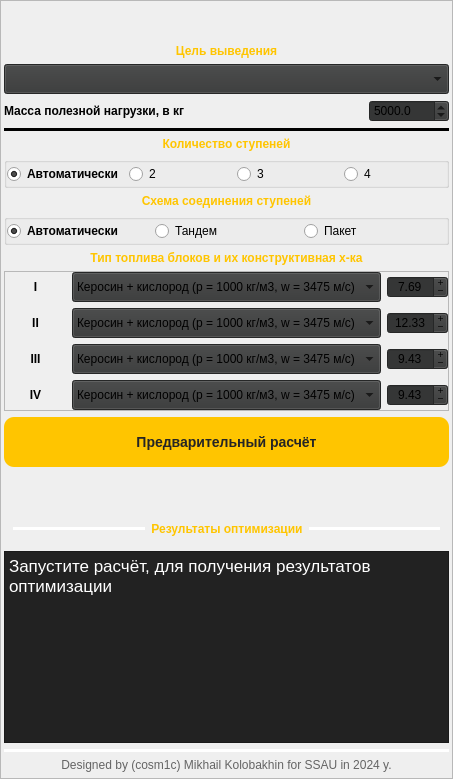
    <widget class="QFrame" name="frame">
     <property name="maximumSize">
      <size>
       <width>400</width>
       <height>16777215</height>
      </size>
     </property>
     <property name="frameShape">
      <enum>QFrame::StyledPanel</enum>
     </property>
     <property name="frameShadow">
      <enum>QFrame::Raised</enum>
     </property>
     <layout class="QGridLayout" name="gridLayout_2">
      <property name="leftMargin">
       <number>3</number>
      </property>
      <property name="topMargin">
       <number>3</number>
      </property>
      <property name="rightMargin">
       <number>3</number>
      </property>
      <property name="bottomMargin">
       <number>6</number>
      </property>
      <item row="15" column="0" colspan="2">
       <widget class="Line" name="line_3">
        <property name="font">
         <font>
          <bold>false</bold>
         </font>
        </property>
        <property name="styleSheet">
         <string notr="true">color: rgb(255, 255, 255)</string>
        </property>
        <property name="frameShadow">
         <enum>QFrame::Plain</enum>
        </property>
        <property name="lineWidth">
         <number>5</number>
        </property>
        <property name="orientation">
         <enum>Qt::Horizontal</enum>
        </property>
       </widget>
      </item>
      <item row="11" column="0" colspan="2">
       <widget class="QPushButton" name="calculate">
        <property name="minimumSize">
         <size>
          <width>0</width>
          <height>50</height>
         </size>
        </property>
        <property name="font">
         <font>
          <pointsize>-1</pointsize>
          <bold>true</bold>
         </font>
        </property>
        <property name="autoFillBackground">
         <bool>false</bool>
        </property>
        <property name="styleSheet">
         <string notr="true">QPushButton {
    border-radius:  10px;
    background-color:  rgb(255, 197, 0);
    color:  rgb(37, 37, 37);
    font-size:  14px;
}

QPushButton:pressed {
    background-color:  rgb(118, 118, 118);
    color:  rgb(255, 255, 255);
}</string>
        </property>
        <property name="text">
         <string>Предварительный расчёт</string>
        </property>
       </widget>
      </item>
      <item row="3" column="0">
       <widget class="QLabel" name="label_3">
        <property name="font">
         <font>
          <bold>true</bold>
         </font>
        </property>
        <property name="text">
         <string>Масса полезной нагрузки, в кг</string>
        </property>
       </widget>
      </item>
      <item row="6" column="0" colspan="2">
       <widget class="QGroupBox" name="groupBox_step">
        <property name="title">
         <string/>
        </property>
        <layout class="QGridLayout" name="gridLayout_3">
         <property name="leftMargin">
          <number>0</number>
         </property>
         <property name="topMargin">
          <number>0</number>
         </property>
         <property name="rightMargin">
          <number>0</number>
         </property>
         <property name="bottomMargin">
          <number>0</number>
         </property>
         <item row="1" column="3">
          <widget class="QRadioButton" name="step_4">
           <property name="text">
            <string>4</string>
           </property>
          </widget>
         </item>
         <item row="1" column="1">
          <widget class="QRadioButton" name="step_2">
           <property name="text">
            <string>2</string>
           </property>
          </widget>
         </item>
         <item row="1" column="2">
          <widget class="QRadioButton" name="step_3">
           <property name="text">
            <string>3</string>
           </property>
          </widget>
         </item>
         <item row="1" column="0">
          <widget class="QRadioButton" name="step_auto">
           <property name="font">
            <font>
             <bold>true</bold>
            </font>
           </property>
           <property name="text">
            <string>Автоматически</string>
           </property>
           <property name="checked">
            <bool>true</bool>
           </property>
          </widget>
         </item>
        </layout>
       </widget>
      </item>
      <item row="12" column="0" colspan="2">
       <spacer name="verticalSpacer">
        <property name="orientation">
         <enum>Qt::Vertical</enum>
        </property>
        <property name="sizeHint" stdset="0">
         <size>
          <width>20</width>
          <height>40</height>
         </size>
        </property>
       </spacer>
      </item>
      <item row="4" column="0" colspan="2">
       <widget class="Line" name="line">
        <property name="font">
         <font>
          <bold>false</bold>
         </font>
        </property>
        <property name="autoFillBackground">
         <bool>false</bool>
        </property>
        <property name="frameShadow">
         <enum>QFrame::Plain</enum>
        </property>
        <property name="lineWidth">
         <number>5</number>
        </property>
        <property name="orientation">
         <enum>Qt::Horizontal</enum>
        </property>
       </widget>
      </item>
      <item row="8" column="0" colspan="2">
       <widget class="QGroupBox" name="groupBox_scheme_rocket">
        <property name="title">
         <string/>
        </property>
        <layout class="QGridLayout" name="gridLayout_4">
         <property name="leftMargin">
          <number>0</number>
         </property>
         <property name="topMargin">
          <number>0</number>
         </property>
         <property name="rightMargin">
          <number>0</number>
         </property>
         <property name="bottomMargin">
          <number>0</number>
         </property>
         <item row="1" column="2">
          <widget class="QRadioButton" name="scheme_pack">
           <property name="text">
            <string>Пакет</string>
           </property>
          </widget>
         </item>
         <item row="1" column="1">
          <widget class="QRadioButton" name="scheme_tandem">
           <property name="text">
            <string>Тандем</string>
           </property>
           <property name="checked">
            <bool>false</bool>
           </property>
          </widget>
         </item>
         <item row="1" column="0">
          <widget class="QRadioButton" name="scheme_auto">
           <property name="font">
            <font>
             <bold>true</bold>
            </font>
           </property>
           <property name="text">
            <string>Автоматически</string>
           </property>
           <property name="checked">
            <bool>true</bool>
           </property>
          </widget>
         </item>
        </layout>
       </widget>
      </item>
      <item row="13" column="0" colspan="2">
       <widget class="QWidget" name="widget_3" native="true">
        <layout class="QGridLayout" name="gridLayout_5">
         <item row="0" column="0">
          <widget class="Line" name="line_4">
           <property name="font">
            <font>
             <bold>false</bold>
            </font>
           </property>
           <property name="styleSheet">
            <string notr="true">color: rgb(255, 255, 255)</string>
           </property>
           <property name="frameShadow">
            <enum>QFrame::Plain</enum>
           </property>
           <property name="lineWidth">
            <number>5</number>
           </property>
           <property name="orientation">
            <enum>Qt::Horizontal</enum>
           </property>
          </widget>
         </item>
         <item row="0" column="1">
          <widget class="QLabel" name="label_40">
           <property name="font">
            <font>
             <bold>true</bold>
            </font>
           </property>
           <property name="styleSheet">
            <string notr="true">color: rgb(255, 197, 0);</string>
           </property>
           <property name="text">
            <string>Результаты оптимизации</string>
           </property>
           <property name="alignment">
            <set>Qt::AlignCenter</set>
           </property>
          </widget>
         </item>
         <item row="0" column="2">
          <widget class="Line" name="line_5">
           <property name="font">
            <font>
             <bold>false</bold>
            </font>
           </property>
           <property name="styleSheet">
            <string notr="true">color: rgb(255, 255, 255)</string>
           </property>
           <property name="frameShadow">
            <enum>QFrame::Plain</enum>
           </property>
           <property name="lineWidth">
            <number>5</number>
           </property>
           <property name="orientation">
            <enum>Qt::Horizontal</enum>
           </property>
          </widget>
         </item>
        </layout>
       </widget>
      </item>
      <item row="7" column="0" colspan="2">
       <widget class="QLabel" name="label_4">
        <property name="font">
         <font>
          <bold>true</bold>
         </font>
        </property>
        <property name="styleSheet">
         <string notr="true">color: rgb(255, 197, 0);</string>
        </property>
        <property name="text">
         <string>Схема соединения ступеней</string>
        </property>
        <property name="alignment">
         <set>Qt::AlignCenter</set>
        </property>
       </widget>
      </item>
      <item row="3" column="1">
       <widget class="QDoubleSpinBox" name="SpinBox_mass_PN">
        <property name="maximumSize">
         <size>
          <width>80</width>
          <height>16777215</height>
         </size>
        </property>
        <property name="styleSheet">
         <string notr="true">background-color: rgb(53, 54, 54);</string>
        </property>
        <property name="decimals">
         <number>1</number>
        </property>
        <property name="minimum">
         <double>100.000000000000000</double>
        </property>
        <property name="maximum">
         <double>20000.000000000000000</double>
        </property>
        <property name="singleStep">
         <double>500.000000000000000</double>
        </property>
        <property name="stepType">
         <enum>QAbstractSpinBox::AdaptiveDecimalStepType</enum>
        </property>
        <property name="value">
         <double>5000.000000000000000</double>
        </property>
       </widget>
      </item>
      <item row="16" column="0" colspan="2">
       <widget class="QLabel" name="label_13">
        <property name="styleSheet">
         <string notr="true">color: rgb(100, 100, 100);</string>
        </property>
        <property name="text">
         <string>Designed by (cosm1c) Mikhail Kolobakhin for SSAU in 2024 y.</string>
        </property>
        <property name="alignment">
         <set>Qt::AlignCenter</set>
        </property>
       </widget>
      </item>
      <item row="0" column="0" colspan="2">
       <spacer name="verticalSpacer_2">
        <property name="orientation">
         <enum>Qt::Vertical</enum>
        </property>
        <property name="sizeHint" stdset="0">
         <size>
          <width>20</width>
          <height>40</height>
         </size>
        </property>
       </spacer>
      </item>
      <item row="5" column="0" colspan="2">
       <widget class="QLabel" name="label_2">
        <property name="font">
         <font>
          <bold>true</bold>
         </font>
        </property>
        <property name="styleSheet">
         <string notr="true">color: rgb(255, 197, 0);</string>
        </property>
        <property name="text">
         <string>Количество ступеней</string>
        </property>
        <property name="alignment">
         <set>Qt::AlignCenter</set>
        </property>
       </widget>
      </item>
      <item row="1" column="0" colspan="2">
       <widget class="QLabel" name="label">
        <property name="font">
         <font>
          <bold>true</bold>
         </font>
        </property>
        <property name="styleSheet">
         <string notr="true">color: rgb(255, 197, 0);</string>
        </property>
        <property name="text">
         <string>Цель выведения</string>
        </property>
        <property name="alignment">
         <set>Qt::AlignCenter</set>
        </property>
       </widget>
      </item>
      <item row="2" column="0" colspan="2">
       <widget class="QComboBox" name="comboBox_target">
        <property name="minimumSize">
         <size>
          <width>0</width>
          <height>30</height>
         </size>
        </property>
        <property name="autoFillBackground">
         <bool>false</bool>
        </property>
        <property name="styleSheet">
         <string notr="true">background-color: rgb(53, 54, 54);</string>
        </property>
        <property name="placeholderText">
         <string>Выберите желаемую цель выведения</string>
        </property>
        <item>
         <property name="text">
          <string>На низкую круговую орбиту (9,2 км/с)</string>
         </property>
        </item>
        <item>
         <property name="text">
          <string>На элептическую орбиту с апогеем 40 000 км (12,3 км/с)</string>
         </property>
        </item>
        <item>
         <property name="text">
          <string>На стационарную орбиту (13,7 км/с)</string>
         </property>
        </item>
        <item>
         <property name="text">
          <string>За пределы сферы действия Земли (искусственная планета) (12,5 км/с)</string>
         </property>
        </item>
        <item>
         <property name="text">
          <string>Облёт Луны (13,5 км/с)</string>
         </property>
        </item>
        <item>
         <property name="text">
          <string>Выведение КА на селеноцентрическую орбиту (спутник Луны) (13,8 км/с)</string>
         </property>
        </item>
        <item>
         <property name="text">
          <string>Полёт КА к Луне с посадкой на поверхность (16,5 км/с)</string>
         </property>
        </item>
        <item>
         <property name="text">
          <string>Полёт КА вблизи или с посадкой Марса (Венеры)  (13,5 км/с)</string>
         </property>
        </item>
       </widget>
      </item>
      <item row="10" column="0" colspan="2">
       <widget class="QFrame" name="frame_2">
        <property name="frameShape">
         <enum>QFrame::StyledPanel</enum>
        </property>
        <property name="frameShadow">
         <enum>QFrame::Raised</enum>
        </property>
        <layout class="QGridLayout" name="gridLayout_11">
         <property name="leftMargin">
          <number>0</number>
         </property>
         <property name="topMargin">
          <number>0</number>
         </property>
         <property name="rightMargin">
          <number>0</number>
         </property>
         <property name="bottomMargin">
          <number>0</number>
         </property>
         <item row="2" column="0">
          <widget class="QLabel" name="label_39">
           <property name="font">
            <font>
             <bold>true</bold>
            </font>
           </property>
           <property name="text">
            <string>III</string>
           </property>
           <property name="alignment">
            <set>Qt::AlignCenter</set>
           </property>
          </widget>
         </item>
         <item row="3" column="1">
          <widget class="QComboBox" name="fuel_4">
           <property name="minimumSize">
            <size>
             <width>0</width>
             <height>30</height>
            </size>
           </property>
           <property name="autoFillBackground">
            <bool>false</bool>
           </property>
           <property name="styleSheet">
            <string notr="true">background-color: rgb(53, 54, 54);</string>
           </property>
           <property name="placeholderText">
            <string/>
           </property>
           <item>
            <property name="text">
             <string>Керосин + кислород (p = 1000 кг/м3, w = 3475 м/с)</string>
            </property>
           </item>
           <item>
            <property name="text">
             <string>Водород + кислород (p = 200 кг/м3, w = 4500 м/с)</string>
            </property>
           </item>
           <item>
            <property name="text">
             <string>СПГ + кислород (p = 820 кг/м3, w = 3740 м/с)</string>
            </property>
           </item>
           <item>
            <property name="text">
             <string>НДМГ + 4NO2 (p = 1280 кг/м3, w = 2795 м/с)</string>
            </property>
           </item>
          </widget>
         </item>
         <item row="1" column="0">
          <widget class="QLabel" name="label_38">
           <property name="font">
            <font>
             <bold>true</bold>
            </font>
           </property>
           <property name="text">
            <string>II</string>
           </property>
           <property name="alignment">
            <set>Qt::AlignCenter</set>
           </property>
          </widget>
         </item>
         <item row="3" column="0">
          <widget class="QLabel" name="label_36">
           <property name="font">
            <font>
             <bold>true</bold>
            </font>
           </property>
           <property name="text">
            <string>IV</string>
           </property>
           <property name="alignment">
            <set>Qt::AlignCenter</set>
           </property>
          </widget>
         </item>
         <item row="1" column="1">
          <widget class="QComboBox" name="fuel_2">
           <property name="minimumSize">
            <size>
             <width>0</width>
             <height>30</height>
            </size>
           </property>
           <property name="autoFillBackground">
            <bool>false</bool>
           </property>
           <property name="styleSheet">
            <string notr="true">background-color: rgb(53, 54, 54);</string>
           </property>
           <property name="placeholderText">
            <string/>
           </property>
           <item>
            <property name="text">
             <string>Керосин + кислород (p = 1000 кг/м3, w = 3475 м/с)</string>
            </property>
           </item>
           <item>
            <property name="text">
             <string>Водород + кислород (p = 200 кг/м3, w = 4500 м/с)</string>
            </property>
           </item>
           <item>
            <property name="text">
             <string>СПГ + кислород (p = 820 кг/м3, w = 3740 м/с)</string>
            </property>
           </item>
           <item>
            <property name="text">
             <string>НДМГ + 4NO2 (p = 1280 кг/м3, w = 2795 м/с)</string>
            </property>
           </item>
          </widget>
         </item>
         <item row="0" column="0">
          <widget class="QLabel" name="label_37">
           <property name="font">
            <font>
             <bold>true</bold>
            </font>
           </property>
           <property name="text">
            <string>I</string>
           </property>
           <property name="alignment">
            <set>Qt::AlignCenter</set>
           </property>
          </widget>
         </item>
         <item row="0" column="1">
          <widget class="QComboBox" name="fuel_1">
           <property name="minimumSize">
            <size>
             <width>0</width>
             <height>30</height>
            </size>
           </property>
           <property name="autoFillBackground">
            <bool>false</bool>
           </property>
           <property name="styleSheet">
            <string notr="true">background-color: rgb(53, 54, 54);</string>
           </property>
           <property name="placeholderText">
            <string/>
           </property>
           <item>
            <property name="text">
             <string>Керосин + кислород (p = 1000 кг/м3, w = 3475 м/с)</string>
            </property>
           </item>
           <item>
            <property name="text">
             <string>Водород + кислород (p = 200 кг/м3, w = 4500 м/с)</string>
            </property>
           </item>
           <item>
            <property name="text">
             <string>СПГ + кислород (p = 820 кг/м3, w = 3740 м/с)</string>
            </property>
           </item>
           <item>
            <property name="text">
             <string>НДМГ + 4NO2 (p = 1280 кг/м3, w = 2795 м/с)</string>
            </property>
           </item>
          </widget>
         </item>
         <item row="2" column="1">
          <widget class="QComboBox" name="fuel_3">
           <property name="minimumSize">
            <size>
             <width>0</width>
             <height>30</height>
            </size>
           </property>
           <property name="autoFillBackground">
            <bool>false</bool>
           </property>
           <property name="styleSheet">
            <string notr="true">background-color: rgb(53, 54, 54);</string>
           </property>
           <property name="placeholderText">
            <string/>
           </property>
           <item>
            <property name="text">
             <string>Керосин + кислород (p = 1000 кг/м3, w = 3475 м/с)</string>
            </property>
           </item>
           <item>
            <property name="text">
             <string>Водород + кислород (p = 200 кг/м3, w = 4500 м/с)</string>
            </property>
           </item>
           <item>
            <property name="text">
             <string>СПГ + кислород (p = 820 кг/м3, w = 3740 м/с)</string>
            </property>
           </item>
           <item>
            <property name="text">
             <string>НДМГ + 4NO2 (p = 1280 кг/м3, w = 2795 м/с)</string>
            </property>
           </item>
          </widget>
         </item>
         <item row="0" column="2">
          <widget class="QDoubleSpinBox" name="s1">
           <property name="styleSheet">
            <string notr="true">background-color: rgb(53, 54, 54);</string>
           </property>
           <property name="alignment">
            <set>Qt::AlignCenter</set>
           </property>
           <property name="buttonSymbols">
            <enum>QAbstractSpinBox::PlusMinus</enum>
           </property>
           <property name="stepType">
            <enum>QAbstractSpinBox::AdaptiveDecimalStepType</enum>
           </property>
           <property name="value">
            <double>7.690000000000000</double>
           </property>
          </widget>
         </item>
         <item row="1" column="2">
          <widget class="QDoubleSpinBox" name="s2">
           <property name="styleSheet">
            <string notr="true">background-color: rgb(53, 54, 54);</string>
           </property>
           <property name="alignment">
            <set>Qt::AlignCenter</set>
           </property>
           <property name="buttonSymbols">
            <enum>QAbstractSpinBox::PlusMinus</enum>
           </property>
           <property name="stepType">
            <enum>QAbstractSpinBox::AdaptiveDecimalStepType</enum>
           </property>
           <property name="value">
            <double>12.330000000000000</double>
           </property>
          </widget>
         </item>
         <item row="2" column="2">
          <widget class="QDoubleSpinBox" name="s3">
           <property name="styleSheet">
            <string notr="true">background-color: rgb(53, 54, 54);</string>
           </property>
           <property name="alignment">
            <set>Qt::AlignCenter</set>
           </property>
           <property name="buttonSymbols">
            <enum>QAbstractSpinBox::PlusMinus</enum>
           </property>
           <property name="stepType">
            <enum>QAbstractSpinBox::AdaptiveDecimalStepType</enum>
           </property>
           <property name="value">
            <double>9.430000000000000</double>
           </property>
          </widget>
         </item>
         <item row="3" column="2">
          <widget class="QDoubleSpinBox" name="s4">
           <property name="styleSheet">
            <string notr="true">background-color: rgb(53, 54, 54);</string>
           </property>
           <property name="alignment">
            <set>Qt::AlignCenter</set>
           </property>
           <property name="buttonSymbols">
            <enum>QAbstractSpinBox::PlusMinus</enum>
           </property>
           <property name="stepType">
            <enum>QAbstractSpinBox::AdaptiveDecimalStepType</enum>
           </property>
           <property name="value">
            <double>9.430000000000000</double>
           </property>
          </widget>
         </item>
        </layout>
       </widget>
      </item>
      <item row="9" column="0" colspan="2">
       <widget class="QLabel" name="label_35">
        <property name="font">
         <font>
          <bold>true</bold>
         </font>
        </property>
        <property name="styleSheet">
         <string notr="true">color: rgb(255, 197, 0);</string>
        </property>
        <property name="text">
         <string>Тип топлива блоков и их конструктивная х-ка</string>
        </property>
        <property name="alignment">
         <set>Qt::AlignCenter</set>
        </property>
       </widget>
      </item>
      <item row="14" column="0" colspan="2">
       <widget class="QTextEdit" name="textEdit">
        <property name="styleSheet">
         <string notr="true">background-color: rgb(34, 34, 34);</string>
        </property>
        <property name="html">
         <string>&lt;!DOCTYPE HTML PUBLIC &quot;-//W3C//DTD HTML 4.0//EN&quot; &quot;http://www.w3.org/TR/REC-html40/strict.dtd&quot;&gt;
&lt;html&gt;&lt;head&gt;&lt;meta name=&quot;qrichtext&quot; content=&quot;1&quot; /&gt;&lt;meta charset=&quot;utf-8&quot; /&gt;&lt;style type=&quot;text/css&quot;&gt;
p, li { white-space: pre-wrap; }
hr { height: 1px; border-width: 0; }
li.unchecked::marker { content: &quot;\2610&quot;; }
li.checked::marker { content: &quot;\2612&quot;; }
&lt;/style&gt;&lt;/head&gt;&lt;body style=&quot; font-family:'.AppleSystemUIFont'; font-size:13pt; font-weight:400; font-style:normal;&quot;&gt;
&lt;p style=&quot; margin-top:0px; margin-bottom:0px; margin-left:0px; margin-right:0px; -qt-block-indent:0; text-indent:0px;&quot;&gt;&lt;span style=&quot; color:#ffffff;&quot;&gt;Запустите расчёт, для получения результатов оптимизации&lt;/span&gt;&lt;/p&gt;&lt;/body&gt;&lt;/html&gt;</string>
        </property>
       </widget>
      </item>
     </layout>
    </widget>
